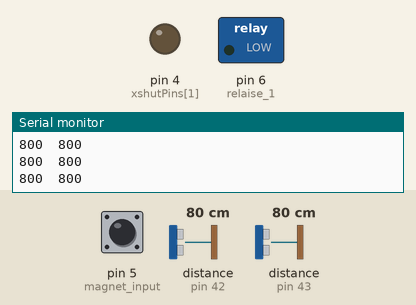
This sketch was run on a simulated Arduino Uno, built with avr-gcc and run on an emulated ATmega328P. On the bench: switched loads named in the sketch (green lamp = pin HIGH), output pins drawn as LEDs (lit = HIGH), the last lines printed to the serial monitor. Inputs (shaded band) come from the test bench; at power-on: distance to the obstacle (sensors on pin 42, pin 43) 80 cm, pin 5 (magnet_input) HIGH.

Above: at 1.2 s.
1.3 s: distance to the obstacle (sensor on pin 42) set to 12 cm
2.8 s: distance to the obstacle (sensor on pin 42) set to 9 cm
At 3.9 s:
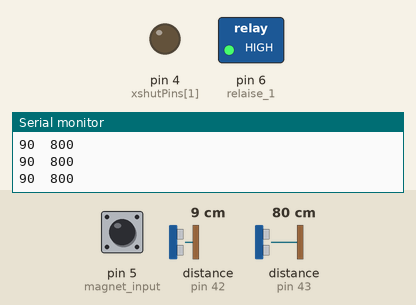
Timing chart, 0 to 5.8 s (numbered marks = the images above; inputs shaded):
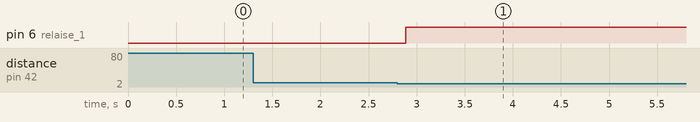

Measured:
- the behaviour switches between 11 and 10 cm on distance to the obstacle (sensor on pin 42) (found by bisection; images 0 and 1)
- after the input at 2.8 s, pin 6 (relaise_1): LOW → HIGH after 0.09 s

The sketch:

power_compact.ino
```cpp
/*
This example shows how to set up and read multiple VL53L1X sensors connected to
the same I2C bus. Each sensor needs to have its XSHUT pin connected to a
different Arduino pin, and you should change sensorCount and the xshutPins array
below to match your setup.

For more information, see ST's application note AN4846 ("Using multiple VL53L0X
in a single design"). The principles described there apply to the VL53L1X as
well.
*/

#include <Wire.h>
#include <VL53L1X.h>

// The number of sensors in your system.
const uint8_t sensorCount = 2;
int sens_val[] = {0,0};
#define magnet_input 5
#define relaise_1 6


// The Arduino pin connected to the XSHUT pin of each sensor.
const uint8_t xshutPins[sensorCount] = { 3, 4 };

VL53L1X sensors[sensorCount];

void setup()
{
  pinMode(magnet_input,INPUT_PULLUP);
  pinMode(relaise_1, OUTPUT);

  while (!Serial) {}
  Serial.begin(115200);
  Wire.begin();
  Wire.setClock(400000); // use 400 kHz I2C

  // Disable/reset all sensors by driving their XSHUT pins low.
  for (uint8_t i = 0; i < sensorCount; i++)
  {
    pinMode(xshutPins[i], OUTPUT);
    digitalWrite(xshutPins[i], LOW);
  }

  // Enable, initialize, and start each sensor, one by one.
  for (uint8_t i = 0; i < sensorCount; i++)
  {
    // Stop driving this sensor's XSHUT low. This should allow the carrier
    // board to pull it high. (We do NOT want to drive XSHUT high since it is
    // not level shifted.) Then wait a bit for the sensor to start up.
    pinMode(xshutPins[i], INPUT);
    delay(10);

    sensors[i].setTimeout(500);
    if (!sensors[i].init())
    {
      Serial.print("Failed to detect and initialize sensor ");
      Serial.println(i);
      while (1);
    }

    // Each sensor must have its address changed to a unique value other than
    // the default of 0x29 (except for the last one, which could be left at
    // the default). To make it simple, we'll just count up from 0x2A.
    sensors[i].setAddress(0x2A + i);

    sensors[i].startContinuous(50);
  }
}

void loop()
{
  for (uint8_t i = 0; i < sensorCount; i++)
  {
    sens_val[i]=sensors[i].read();
    Serial.print(sens_val[i]);
    if (sensors[i].timeoutOccurred()) { Serial.print(" TIMEOUT"); }
    Serial.print('\t');
  }
  Serial.println();
  if ( sens_val[0] <= 100 || sens_val[1] <= 100 || !digitalRead(magnet_input)){
    digitalWrite(relaise_1, HIGH);
  } else {
    digitalWrite(relaise_1, LOW);
  }

}
```
